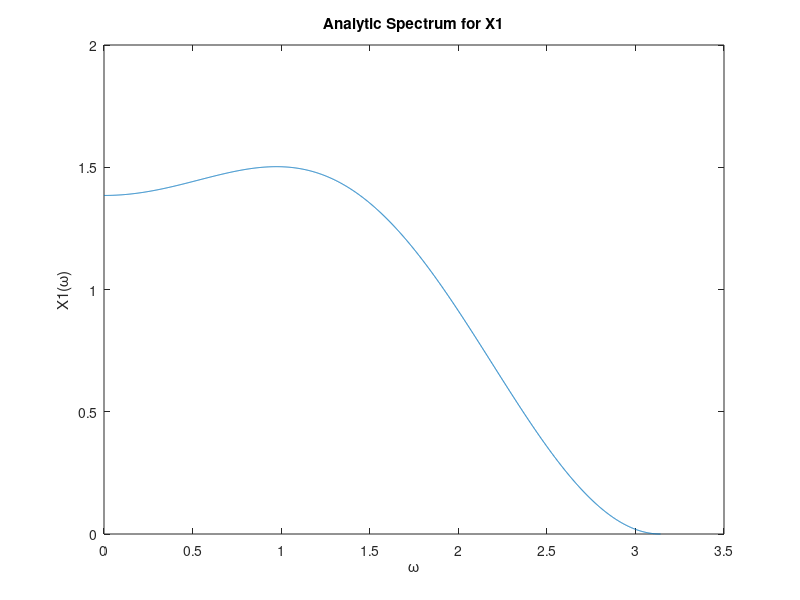
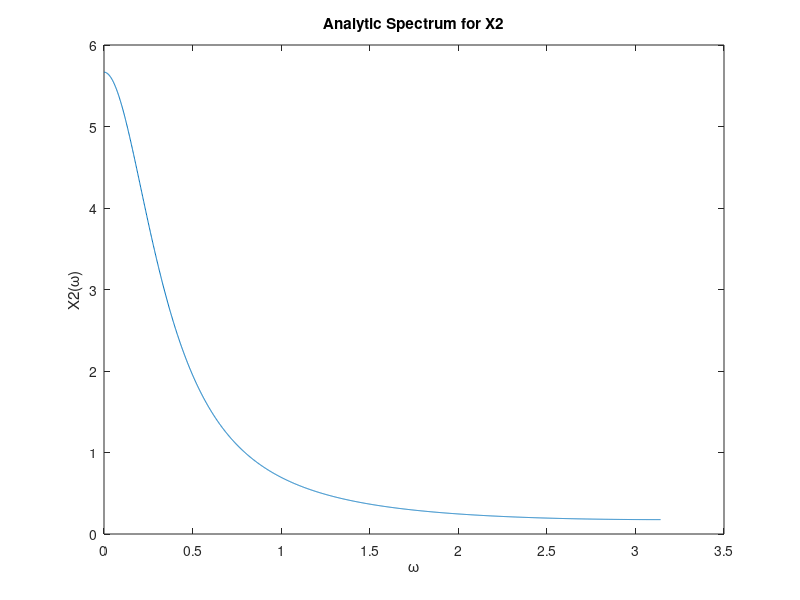
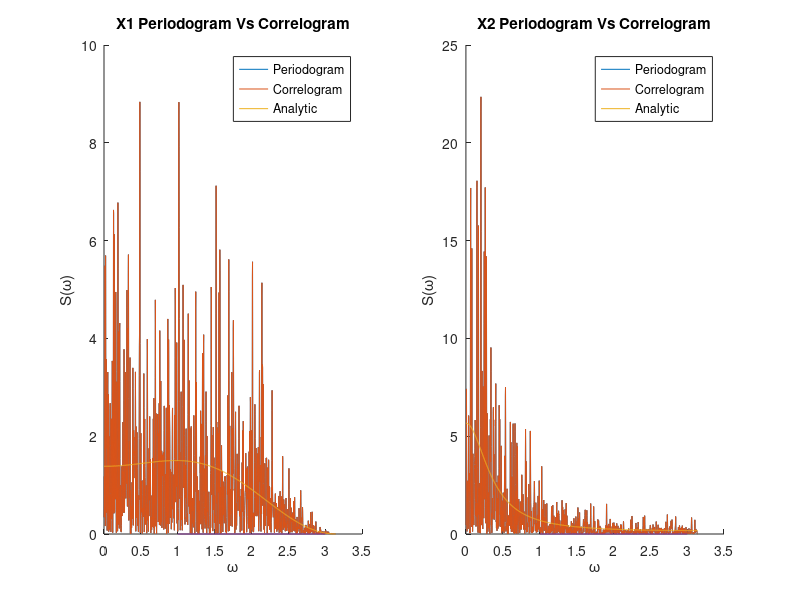
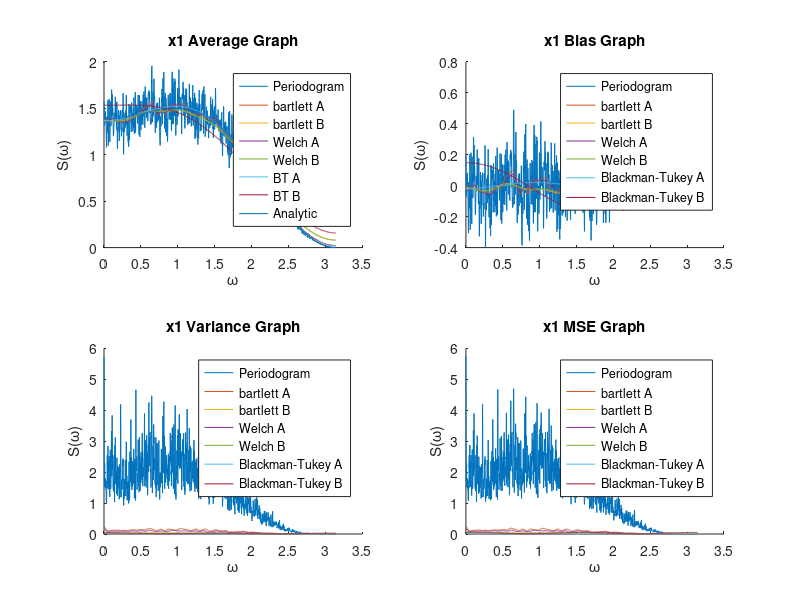

MATLAB code to generate these figures, in order:
% Shai Avitan & Noam Betesh

% ////////////////////////////////////////////
% Question 1
N=1024;
NQ1 = 2049; %samples
omega = linspace(0, pi, NQ1);
std1 = sqrt(1/26);
std2 = sqrt(0.51);
spectrum1 = std1^2 * (26 + 18 * cos(omega) - 8 * cos(2 * omega));
spectrum2 = std2^2 ./ (1.49 - 1.4 * cos(omega));

figure(1);
plot(omega, spectrum1);
title('Analytic Spectrum for X1');
xlabel('\omega');
ylabel('X1(\omega)');

figure(2);
plot(omega, spectrum2);
title('Analytic Spectrum for X2');
xlabel('\omega');
ylabel('X2(\omega)');
% ////////////////////////////////////////////

% Question 2A1
NQ2A = 1024;
NQ2B = 2048;

rng('default')
s=rng;
w1 = normrnd(0,std1,[1,NQ2A]); % random w1[n] - 1024 samples
rng(s);
w2 = normrnd(0,std2,[1,NQ2B]); % random w2[n] - 2048 samples

w1_0 = normrnd(0,std1); % for the use of x1(1) and x1(2)
x1 = zeros(size(w1));
x1(1) = w1(1)-3*w1_0-4*normrnd(0,std1);
x1(2) = w1(2)-3*w1(1) - 4*w1_0;

for n = 3:length(w1)
    x1(n) = w1(n)-3*w1(n-1)-4*w1(n-2);
end

x2_Q21=zeros(size(w2)); % Q21 for the Question 2.1
x2_0_Q21 = normrnd(0,std2);
x2_Q21(1) = 0.7*x2_0_Q21+w2(1);

for n = 2:length(w2)
    x2_Q21(n) = 0.7*x2_Q21(n-1)+w2(n);
end

% ////////////////////////////////////////////
% Question 2A2
w2_2A2 = normrnd(0,std2,[1,NQ2A]);
x2_Q22=zeros(size(w2_2A2)); % Q22 for the Question 2.2
x2_0_Q22 = normrnd(0,1);
x2_Q22(1) = 0.7*x2_0_Q22+w2_2A2(1);

for n = 2:length(w2_2A2)
    x2_Q22(n) = 0.7*x2_Q22(n-1)+w2_2A2(n);
end
% ////////////////////////////////////////////

% Question 2B1
M = 4096;
x1_2B1 = [x1, zeros(1, M-numel(x1))]; % zero padding
X1_2B1 = fft(x1_2B1);
periSpectFunc_x1 = 1/N*X1_2B1(1:M/2+1).*conj(X1_2B1(1:M/2+1));

% ////////////////////////////////////////////

% Question 2C1
Rx1_2C1 = xcorr(x1);
Rx1_2C1 = Rx1_2C1 / N;
Rx1_2C1 = [Rx1_2C1(N:2*N-1) zeros(1, M/2+1) Rx1_2C1(1:N-1)];
% ////////////////////////////////////////////

corrSpectFunc_x1 = fft(Rx1_2C1);

% ////////////////////////////////////////////

% Question 2D Pre - making x2 signals
% Periodogram
x2_2DP = [x2_Q22, zeros(1, M-numel(x2_Q22))]; % zero padding
X2_2DP = fft(x2_2DP);
periSpectFunc_x2 = 1/N*abs(X2_2DP(1:M/2+1)).^2;

% Correlogram
Rx2_2DP =xcorr(x2_Q22); % Rx2(0) in the middle
Rx2_2DP = 1/N*[Rx2_2DP(length(x2_Q22):length(Rx2_2DP)) zeros(1,length(Rx2_2DP)+2) Rx2_2DP(1:length(x2_Q22)-1)];
corrSpectFunc_x2 = fft(Rx2_2DP);
% ////////////////////////////////////////////

% Question 2D1
figure(3)
subplot(1,2,1)
hold on
plot(omega, abs(periSpectFunc_x1(1:(M/2)+1)))
plot(omega,abs(corrSpectFunc_x1(1:M/2+1)))
plot(omega, spectrum1, color = [0,0,0])
hold off
title('X1 Periodogram Vs Correlogram')
xlabel('\omega')
ylabel('S(\omega)')
legend('Periodogram', 'Correlogram', 'Analytic')
hold off;

% Question 2D2
figure(3)
subplot(1,2,2)
hold on
plot(omega, abs(periSpectFunc_x2(1:(M/2)+1)))
plot(omega,abs(corrSpectFunc_x2(1:M/2+1)))
plot(omega, spectrum2, color = [0,0,0])
hold off
title('X2 Periodogram Vs Correlogram')
xlabel('\omega')
ylabel('S(\omega)')
legend('Periodogram', 'Correlogram', 'Analytic')
hold off;
% ////////////////////////////////////////////


% % Section 2

% Question 3

%****PARAMETERS****
%Additional Global Parameters
std1 = sqrt(1/26);
Mc=100;
NW=2049;
M=4096;
omega = linspace(0, pi, NW);

%Periodogram Parameters
spectrum_periodogram = zeros(1,M,Mc);

%bartlett Parameters
K1_bartlett=16;
L1_bartlett=N/K1_bartlett;
K2_bartlett=64;
L2_bartlett=N/K2_bartlett;
spectrum_bartlett_A = zeros(1,M,Mc);
spectrum_bartlett_B = zeros(1,M,Mc);

%Welch Parameters
K1_welch = 61;
L1_welch = 64;
D1_welch = L1_welch-48;
K2_welch = 253;
L2_welch = 16;
D2_welch = L2_welch-12;
spectrum_welch_A = zeros(1,M,Mc);
spectrum_welch_B = zeros(1,M,Mc);

%Blackman-Tukey Parameters
l1_bt = 4;
l2_bt = 2;
spectrum_blackman_A = zeros(1,M,Mc);
spectrum_blackman_B = zeros(1,M,Mc);

% ////////////////////////////////////////////

for monte = 1:Mc
    % New x1 construction
    wS2Q1 = normrnd(0,std1,[1,N]);
    wS2Q1_0 = normrnd(0,std1); % for the use of x1(1) and x1(2)
    x1_S2Q1 = zeros(size(wS2Q1));
    x1_S2Q1(1) = wS2Q1(1)-3*wS2Q1_0-4*normrnd(0,std1);
    x1_S2Q1(2) = wS2Q1(2)-3*wS2Q1(1) - 4*wS2Q1_0;
    for n = 3:length(wS2Q1)
        x1_S2Q1(n) = wS2Q1(n)-3*wS2Q1(n-1)-4*wS2Q1(n-2);
    end
    x1_S2Q1 = [x1_S2Q1, zeros(1, M-numel(x1_S2Q1))];
    % ////////////////////////////////////////////

    % Periodogram
    X1S2Q1_periodogram = fft(x1_S2Q1);
    spectrum_periodogram(1,:,monte) = 1/N*abs(X1S2Q1_periodogram).^2;
    % ////////////////////////////////////////////
    
    % bartlett
    
    x1_bartlett_A = zeros(K1_bartlett, L1_bartlett);
    X1_bartlett_A = zeros(1, M, K1_bartlett);
    x1_bartlett_B = zeros(K2_bartlett, L2_bartlett);
    X1_bartlett_B = zeros(1, M, K2_bartlett);

    % Fourier transform of x1 for bartlett part A
    for k=1:K1_bartlett
        for n=1:L1_bartlett
            x1_bartlett_A(k,n) = x1_S2Q1((k-1)*L1_bartlett+n);
        end
    end

    for k=1:K1_bartlett
        X1_bartlett_A(1,:,k) = fft(x1_bartlett_A(k,:),M);
    end

    
    % bartlett part A
    for k = 1:K1_bartlett
        spectrum_bartlett_A(1, :, monte) = spectrum_bartlett_A(1, :, monte) + 1/L1_bartlett * abs(X1_bartlett_A(1, :, k)).^2;
    end
    spectrum_bartlett_A(1, :, monte) = 1/K1_bartlett * spectrum_bartlett_A(1, :, monte);


    % Fourier transform of x1 for bartlett part B
    for k=1:K2_bartlett
        for n=1:L2_bartlett
            x1_bartlett_B(k,n) = x1_S2Q1((k-1)*L2_bartlett+n);
        end
    end

    for k=1:K2_bartlett
        X1_bartlett_B(1,:,k) = fft(x1_bartlett_B(k,:),M);
    end
    
    % bartlett part B
    for k = 1:K2_bartlett
        spectrum_bartlett_B(1, :, monte) = spectrum_bartlett_B(1, :, monte) + 1/L2_bartlett * abs(X1_bartlett_B(1, :, k)).^2;
    end
    spectrum_bartlett_B(1, :, monte) = 1/K2_bartlett * spectrum_bartlett_B(1, :, monte);
    % ////////////////////////////////////////////

    % Welch
    
    % Welch part A
    x1_welch_A = zeros(K1_welch,L1_welch);
    for k = 1:K1_welch
        for n = 1:L1_welch
            x1_welch_A(k,n) = x1_S2Q1((k-1)*D1_welch+n);
        end
    end

    X1_welch_A = zeros(1,M,K1_welch);
    for k = 1:K1_welch
        X1_welch_A(1,:,k) = fft(x1_welch_A(k,:),M);
    end

    for k=1:K1_welch
        spectrum_welch_A(1,:,monte) = spectrum_welch_A(1,:,monte) + 1/L1_welch*abs(X1_welch_A(1,:,k)).^2;
    end

    spectrum_welch_A(1,:,monte) = spectrum_welch_A(1,:,monte) / K1_welch;

    % Welch part B
    x1_welch_B = zeros(K2_welch,L2_welch);
    for k = 1:K2_welch
        for n = 1:L2_welch
            x1_welch_B(k,n) = x1_S2Q1((k-1)*D2_welch+n);
        end
    end

    X1_welch_B = zeros(1,M,K2_welch);
    for k = 1:K2_welch
        X1_welch_B(1,:,k) = fft(x1_welch_B(k,:),M);
    end

    for k=1:K2_welch
        spectrum_welch_B(1,:,monte) = spectrum_welch_B(1,:,monte) + 1/L2_welch*abs(X1_welch_B(1,:,k)).^2;
    end

    spectrum_welch_B(1,:,monte) = spectrum_welch_B(1,:,monte) / K2_welch;
%     ////////////////////////////////////////////

    % Blackman-Tukey
    RX1_bt = xcorr(x1_S2Q1(1:N));
    RX1_bt = RX1_bt/N;

    % BT Part A
    RX1_bt_A = [RX1_bt(N+1:N+1+l1_bt) zeros(1, M-2*l1_bt-1) RX1_bt(N+1-l1_bt:N)];
    spectrum_blackman_A(1,:,monte) = abs(fft(RX1_bt_A));
    
    % BT Part B
    RX1_bt_B = [RX1_bt(N+1:N+1+l2_bt) zeros(1, M-2*l2_bt-1) RX1_bt(N+1-l2_bt:N)];
    spectrum_blackman_B(1,:,monte) = abs(fft(RX1_bt_B));
%   //////////////////////////////////////////////

end

% Average
spectrum_periodogram_mean = zeros (1,M);
spectrum_bartlett_A_mean = zeros (1,M);
spectrum_bartlett_B_mean = zeros (1,M);
spectrum_welch_A_mean = zeros (1,M);
spectrum_welch_B_mean = zeros (1,M);
spectrum_blackman_A_mean = zeros (1,M);
spectrum_blackman_B_mean = zeros (1,M);

for mean=1:Mc
    spectrum_periodogram_mean = spectrum_periodogram_mean + spectrum_periodogram(1,:,mean);
    spectrum_bartlett_A_mean = spectrum_bartlett_A_mean + spectrum_bartlett_A(1,:,mean);
    spectrum_bartlett_B_mean = spectrum_bartlett_B_mean + spectrum_bartlett_B(1,:,mean);
    spectrum_welch_A_mean = spectrum_welch_A_mean + spectrum_welch_A(1,:,mean);
    spectrum_welch_B_mean = spectrum_welch_B_mean + spectrum_welch_B(1,:,mean);
    spectrum_blackman_A_mean = spectrum_blackman_A_mean + spectrum_blackman_A(1,:,mean);
    spectrum_blackman_B_mean = spectrum_blackman_B_mean + spectrum_blackman_B(1,:,mean);
end
spectrum_periodogram_mean = spectrum_periodogram_mean / Mc;
spectrum_bartlett_A_mean = spectrum_bartlett_A_mean / Mc;
spectrum_bartlett_B_mean = spectrum_bartlett_B_mean / Mc;
spectrum_welch_A_mean = spectrum_welch_A_mean / Mc;
spectrum_welch_B_mean = spectrum_welch_B_mean / Mc;
spectrum_blackman_A_mean = spectrum_blackman_A_mean / Mc;
spectrum_blackman_B_mean = spectrum_blackman_B_mean / Mc;

% Bias
bias_periodogram = spectrum_periodogram_mean(1:NW) - spectrum1;
bias_bartlett_A = spectrum_bartlett_A_mean(1:NW) - spectrum1;
bias_bartlett_B = spectrum_bartlett_B_mean(1:NW) - spectrum1;
bias_welch_A = spectrum_welch_A_mean(1:NW) - spectrum1;
bias_welch_B = spectrum_welch_B_mean(1:NW) - spectrum1;
bias_blackman_A = spectrum_blackman_A_mean(1:NW) - spectrum1;
bias_blackman_B = spectrum_blackman_B_mean(1:NW) - spectrum1;

% Estimator Variance
var_periodogram = zeros(1,NW);
var_bartlett_A = zeros(1,NW);
var_bartlett_B = zeros(1,NW);
var_welch_A = zeros(1,NW);
var_welch_B = zeros(1,NW);
var_blackman_A = zeros(1,NW);
var_blackman_B = zeros(1,NW);
for m=1:Mc
    var_periodogram = var_periodogram + abs(spectrum_periodogram(1,1:NW,m) - spectrum1).^2;
    var_bartlett_A = var_bartlett_A + abs(spectrum_bartlett_A(1,1:NW,m) - spectrum1).^2;
    var_bartlett_B = var_bartlett_B + abs(spectrum_bartlett_B(1,1:NW,m) - spectrum1).^2;
    var_welch_A = var_welch_A + abs(spectrum_welch_A(1,1:NW,m) - spectrum1).^2;
    var_welch_B = var_welch_B + abs(spectrum_welch_B(1,1:NW,m) - spectrum1).^2;
    var_blackman_A = var_blackman_A + abs(spectrum_blackman_A(1,1:NW,m) - spectrum1).^2;
    var_blackman_B = var_blackman_B + abs(spectrum_blackman_B(1,1:NW,m) - spectrum1).^2;
end

var_periodogram = var_periodogram / Mc;
var_bartlett_A = var_bartlett_A / Mc;
var_bartlett_B = var_bartlett_B / Mc;
var_welch_A = var_welch_A / Mc;
var_welch_B = var_welch_B / Mc;
var_blackman_A = var_blackman_A / Mc;
var_blackman_B = var_blackman_B / Mc;

% MSE - Mean Square Error
mse_periodogram = var_periodogram + bias_periodogram.^2;
mse_bartlett_A = var_bartlett_A + bias_bartlett_A.^2;
mse_bartlett_B = var_bartlett_B + bias_bartlett_B.^2;
mse_welch_A = var_welch_A + bias_welch_A.^2;
mse_welch_B = var_welch_B + bias_welch_B.^2;
mse_blackman_A = var_blackman_A + bias_blackman_A.^2;
mse_blackman_B = var_blackman_B + bias_blackman_B.^2;


figure(5)
subplot(2,2,1)
hold on
plot (omega, (spectrum_periodogram_mean(1:M/2+1)))
plot (omega, spectrum_bartlett_A_mean(1:M/2+1))
plot (omega, spectrum_bartlett_B_mean(1:M/2+1))
plot (omega, spectrum_welch_A_mean(1:M/2+1))
plot (omega, spectrum_welch_B_mean(1:M/2+1))
plot (omega, spectrum_blackman_A_mean(1:M/2+1))
plot (omega, spectrum_blackman_B_mean(1:M/2+1))
plot(omega, spectrum1, color = [0 0 0], LineWidth=2)
hold off
xlabel('\omega')
ylabel('S(\omega)')
legend ('Periodogram', 'bartlett A', 'bartlett B', 'Welch A', 'Welch B', 'BT A', 'BT B', 'Analytic')
title('x1 Average Graph')

figure(5)
subplot(2,2,2)
hold on
plot (omega, bias_periodogram)
plot (omega, bias_bartlett_A)
plot (omega, bias_bartlett_B)
plot (omega, bias_welch_A)
plot (omega, bias_welch_B)
plot (omega, bias_blackman_A)
plot (omega, bias_blackman_B)
hold off
xlabel('\omega')
ylabel('S(\omega)')
legend ('Periodogram', 'bartlett A', 'bartlett B', 'Welch A', 'Welch B', 'Blackman-Tukey A', 'Blackman-Tukey B')
title('x1 Bias Graph')

figure(5)
subplot(2,2,3)
hold on
plot (omega, var_periodogram)
plot (omega, var_bartlett_A)
plot (omega, var_bartlett_B)
plot (omega, var_welch_A)
plot (omega, var_welch_B)
plot (omega, var_blackman_A)
plot (omega, var_blackman_B)
hold off
xlabel('\omega')
ylabel('S(\omega)')
legend ('Periodogram', 'bartlett A', 'bartlett B', 'Welch A', 'Welch B', 'Blackman-Tukey A', 'Blackman-Tukey B')
title('x1 Variance Graph')

figure(5)
subplot(2,2,4)
hold on
plot (omega, mse_periodogram)
plot (omega, mse_bartlett_A)
plot (omega, mse_bartlett_B)
plot (omega, mse_welch_A)
plot (omega, mse_welch_B)
plot (omega, mse_blackman_A)
plot (omega, mse_blackman_B)
hold off
xlabel('\omega')
ylabel('S(\omega)')
legend ('Periodogram', 'bartlett A', 'bartlett B', 'Welch A', 'Welch B', 'Blackman-Tukey A', 'Blackman-Tukey B')
title('x1 MSE Graph')
% ////////////////////////////////////////////////////////////////////////

%****PARAMETERS****
%Global Parameters
std2 = sqrt(0.51);

%Periodogram Parameters
spectrum_periodogram_x2 = zeros(1,M,Mc);

%bartlett Parameters
spectrum_bartlett_A_x2 = zeros(1,M,Mc);
spectrum_bartlett_B_x2 = zeros(1,M,Mc);

%Welch ParametersK1_welch = 61;
spectrum_welch_A_x2 = zeros(1,M,Mc);
spectrum_welch_B_x2 = zeros(1,M,Mc);

%Blackman-Tukey Parameters
spectrum_blackman_A_x2 = zeros(1,M,Mc);
spectrum_blackman_B_x2 = zeros(1,M,Mc);

% ////////////////////////////////////////////

for monte = 1:Mc
    % New x2 construction
    w2_S2Q1 = normrnd(0,std2,[1,NQ2A]);
    x2_S2Q1=zeros(size(w2_S2Q1)); % Q22 for the Question 2.2
    x2_0_S2Q1 = normrnd(0,1);
    x2_S2Q1(1) = 0.7*x2_0_S2Q1+w2_S2Q1(1);
    
    for n = 2:length(w2_S2Q1)
        x2_S2Q1(n) = 0.7*x2_S2Q1(n-1)+w2_S2Q1(n);
    end
    x2_S2Q1 = [x2_S2Q1 zeros(1, M-length(x2_S2Q1))];
    % ////////////////////////////////////////////
    
    % Periodogram
    X2S2Q1_periodogram = fft(x2_S2Q1);
    spectrum_periodogram_x2(1,:,monte) = 1/N*abs(X2S2Q1_periodogram).^2;
    % ////////////////////////////////////////////
    
    % bartlett
    
    x2_bartlett_A = zeros(K1_bartlett, L1_bartlett);
    X2_bartlett_A = zeros(1, M, K1_bartlett);
    x2_bartlett_B = zeros(K2_bartlett, L2_bartlett);
    X2_bartlett_B = zeros(1, M, K2_bartlett);

    % Fourier transform of x2 for bartlett part A
    for k=1:K1_bartlett
        for n=1:L1_bartlett
            x2_bartlett_A(k,n) = x2_S2Q1((k-1)*L1_bartlett+n);
        end
    end

    for k=1:K1_bartlett
        X2_bartlett_A(1,:,k) = fft(x2_bartlett_A(k,:),M);
    end

    
    % bartlett part A
    for k = 1:K1_bartlett
        spectrum_bartlett_A_x2(1, :, monte) = spectrum_bartlett_A_x2(1, :, monte) + 1/L1_bartlett * abs(X2_bartlett_A(1, :, k)).^2;
    end
    spectrum_bartlett_A_x2(1, :, monte) = 1/K1_bartlett * spectrum_bartlett_A_x2(1, :, monte);


    % Fourier transform of x2 for bartlett part B
    for k=1:K2_bartlett
        for n=1:L2_bartlett
            x2_bartlett_B(k,n) = x2_S2Q1((k-1)*L2_bartlett+n);
        end
    end

    for k=1:K2_bartlett
        X2_bartlett_B(1,:,k) = fft(x2_bartlett_B(k,:),M);
    end
    
    % bartlett part B
    for k = 1:K2_bartlett
        spectrum_bartlett_B_x2(1, :, monte) = spectrum_bartlett_B_x2(1, :, monte) + 1/L2_bartlett * abs(X2_bartlett_B(1, :, k)).^2;
    end
    spectrum_bartlett_B_x2(1, :, monte) = 1/K2_bartlett * spectrum_bartlett_B_x2(1, :, monte);
    % ////////////////////////////////////////////

    % Welch
    
    % Welch part A
    x2_welch_A = zeros(K1_welch,L1_welch);
    for k = 1:K1_welch
        for n = 1:L1_welch
            x2_welch_A(k,n) = x2_S2Q1((k-1)*D1_welch+n);
        end
    end

    X2_welch_A = zeros(1,M,K1_welch);
    for k = 1:K1_welch
        X2_welch_A(1,:,k) = fft(x2_welch_A(k,:),M);
    end

    for k=1:K1_welch
        spectrum_welch_A_x2(1,:,monte) = spectrum_welch_A_x2(1,:,monte) + 1/L1_welch*abs(X2_welch_A(1,:,k)).^2;
    end

    spectrum_welch_A_x2(1,:,monte) = spectrum_welch_A_x2(1,:,monte) / K1_welch;

    % Welch part B
    x2_welch_B = zeros(K2_welch,L2_welch);
    for k = 1:K2_welch
        for n = 1:L2_welch
            x2_welch_B(k,n) = x2_S2Q1((k-1)*D2_welch+n);
        end
    end

    X2_welch_B = zeros(1,M,K2_welch);
    for k = 1:K2_welch
        X2_welch_B(1,:,k) = fft(x2_welch_B(k,:),M);
    end

    for k=1:K2_welch
        spectrum_welch_B_x2(1,:,monte) = spectrum_welch_B_x2(1,:,monte) + 1/L2_welch*abs(X2_welch_B(1,:,k)).^2;
    end

    spectrum_welch_B_x2(1,:,monte) = spectrum_welch_B_x2(1,:,monte) / K2_welch;
%     ////////////////////////////////////////////

    % Blackman-Tukey
    RX2_bt = xcorr(x2_S2Q1(1:N));
    RX2_bt = RX2_bt/N;

    % BT Part A
    RX2_bt_A = [RX2_bt(N+1:N+1+l1_bt) zeros(1, M-2*l1_bt-1) RX2_bt(N+1-l1_bt:N)];
    spectrum_blackman_A_x2(1,:,monte) = abs(fft(RX2_bt_A));
    
    % BT Part B
    RX2_bt_B = [RX2_bt(N+1:N+1+l2_bt) zeros(1, M-2*l2_bt-1) RX2_bt(N+1-l2_bt:N)];
    spectrum_blackman_B_x2(1,:,monte) = abs(fft(RX2_bt_B));
%   //////////////////////////////////////////////

end

% Average
spectrum_periodogram_mean_x2 = zeros (1,M);
spectrum_bartlett_A_mean_x2 = zeros (1,M);
spectrum_bartlett_B_mean_x2 = zeros (1,M);
spectrum_welch_A_mean_x2 = zeros (1,M);
spectrum_welch_B_mean_x2 = zeros (1,M);
spectrum_blackman_A_mean_x2 = zeros (1,M);
spectrum_blackman_B_mean_x2 = zeros (1,M);

for mean=1:Mc
    spectrum_periodogram_mean_x2 = spectrum_periodogram_mean_x2 + spectrum_periodogram_x2(1,:,mean);
    spectrum_bartlett_A_mean_x2 = spectrum_bartlett_A_mean_x2 + spectrum_bartlett_A_x2(1,:,mean);
    spectrum_bartlett_B_mean_x2 = spectrum_bartlett_B_mean_x2 + spectrum_bartlett_B_x2(1,:,mean);
    spectrum_welch_A_mean_x2 = spectrum_welch_A_mean_x2 + spectrum_welch_A_x2(1,:,mean);
    spectrum_welch_B_mean_x2 = spectrum_welch_B_mean_x2 + spectrum_welch_B_x2(1,:,mean);
    spectrum_blackman_A_mean_x2 = spectrum_blackman_A_mean_x2 + spectrum_blackman_A_x2(1,:,mean);
    spectrum_blackman_B_mean_x2 = spectrum_blackman_B_mean_x2 + spectrum_blackman_B_x2(1,:,mean);
end
spectrum_periodogram_mean_x2 = spectrum_periodogram_mean_x2 / Mc;
spectrum_bartlett_A_mean_x2 = spectrum_bartlett_A_mean_x2 / Mc;
spectrum_bartlett_B_mean_x2 = spectrum_bartlett_B_mean_x2 / Mc;
spectrum_welch_A_mean_x2 = spectrum_welch_A_mean_x2 / Mc;
spectrum_welch_B_mean_x2 = spectrum_welch_B_mean_x2 / Mc;
spectrum_blackman_A_mean_x2 = spectrum_blackman_A_mean_x2 / Mc;
spectrum_blackman_B_mean_x2 = spectrum_blackman_B_mean_x2 / Mc;

% Bias
bias_periodogram_x2 = spectrum_periodogram_mean_x2(1:NW) - spectrum2;
bias_bartlett_A_x2 = spectrum_bartlett_A_mean_x2(1:NW) - spectrum2;
bias_bartlett_B_x2 = spectrum_bartlett_B_mean_x2(1:NW) - spectrum2;
bias_welch_A_x2 = spectrum_welch_A_mean_x2(1:NW) - spectrum2;
bias_welch_B_x2 = spectrum_welch_B_mean_x2(1:NW) - spectrum2;
bias_blackman_A_x2 = spectrum_blackman_A_mean_x2(1:NW) - spectrum2;
bias_blackman_B_x2 = spectrum_blackman_B_mean_x2(1:NW) - spectrum2;

% Estimator Variance
var_periodogram_x2 = zeros(1,NW);
var_bartlett_A_x2 = zeros(1,NW);
var_bartlett_B_x2 = zeros(1,NW);
var_welch_A_x2 = zeros(1,NW);
var_welch_B_x2 = zeros(1,NW);
var_blackman_A_x2 = zeros(1,NW);
var_blackman_B_x2 = zeros(1,NW);
for m=1:Mc
    var_periodogram_x2 = var_periodogram_x2 + abs(spectrum_periodogram_x2(1,1:NW,m) - spectrum2).^2;
    var_bartlett_A_x2 = var_bartlett_A_x2 + abs(spectrum_bartlett_A_x2(1,1:NW,m) - spectrum2).^2;
    var_bartlett_B_x2 = var_bartlett_B_x2 + abs(spectrum_bartlett_B_x2(1,1:NW,m) - spectrum2).^2;
    var_welch_A_x2 = var_welch_A_x2 + abs(spectrum_welch_A_x2(1,1:NW,m) - spectrum2).^2;
    var_welch_B_x2 = var_welch_B_x2 + abs(spectrum_welch_B_x2(1,1:NW,m) - spectrum2).^2;
    var_blackman_A_x2 = var_blackman_A_x2 + abs(spectrum_blackman_A_x2(1,1:NW,m) - spectrum2).^2;
    var_blackman_B_x2 = var_blackman_B_x2 + abs(spectrum_blackman_B_x2(1,1:NW,m) - spectrum2).^2;
end

var_periodogram_x2 = var_periodogram_x2 / Mc;
var_bartlett_A_x2 = var_bartlett_A_x2 / Mc;
var_bartlett_B_x2 = var_bartlett_B_x2 / Mc;
var_welch_A_x2 = var_welch_A_x2 / Mc;
var_welch_B_x2 = var_welch_B_x2 / Mc;
var_blackman_A_x2 = var_blackman_A_x2 / Mc;
var_blackman_B_x2 = var_blackman_B_x2 / Mc;

% MSE - Mean Square Error
mse_periodogram_x2 = var_periodogram_x2 + bias_periodogram_x2.^2;
mse_bartlett_A_x2 = var_bartlett_A_x2 + bias_bartlett_A_x2.^2;
mse_bartlett_B_x2 = var_bartlett_B_x2 + bias_bartlett_B_x2.^2;
mse_welch_A_x2 = var_welch_A_x2 + bias_welch_A_x2.^2;
mse_welch_B_x2 = var_welch_B_x2 + bias_welch_B_x2.^2;
mse_blackman_A_x2 = var_blackman_A_x2 + bias_blackman_A_x2.^2;
mse_blackman_B_x2 = var_blackman_B_x2 + bias_blackman_B_x2.^2;


figure(6)
subplot(2,2,1)
hold on
plot (omega, (spectrum_periodogram_mean_x2(1:M/2+1)))
plot (omega, spectrum_bartlett_A_mean_x2(1:M/2+1))
plot (omega, spectrum_bartlett_B_mean_x2(1:M/2+1))
plot (omega, spectrum_welch_A_mean_x2(1:M/2+1))
plot (omega, spectrum_welch_B_mean_x2(1:M/2+1))
plot (omega, spectrum_blackman_A_mean_x2(1:M/2+1))
plot (omega, spectrum_blackman_B_mean_x2(1:M/2+1))
plot(omega, spectrum2, color = [0 0 0], LineWidth=2)
hold off
xlabel('\omega')
ylabel('S(\omega)')
legend ('Periodogram', 'bartlett A', 'bartlett B', 'Welch A', 'Welch B', 'BT A', 'BT B', 'Analytic')
title('x2 Average Graph')

figure(6)
subplot(2,2,2)
hold on
plot (omega, bias_periodogram_x2)
plot (omega, bias_bartlett_A_x2)
plot (omega, bias_bartlett_B_x2)
plot (omega, bias_welch_A_x2)
plot (omega, bias_welch_B_x2)
plot (omega, bias_blackman_A_x2)
plot (omega, bias_blackman_B_x2)
hold off
xlabel('\omega')
ylabel('S(\omega)')
legend ('Periodogram', 'bartlett A', 'bartlett B', 'Welch A', 'Welch B', 'Blackman-Tukey A', 'Blackman-Tukey B')
title('x2 Bias Graph')

figure(6)
subplot(2,2,3)
hold on
plot (omega, var_periodogram_x2)
plot (omega, var_bartlett_A_x2)
plot (omega, var_bartlett_B_x2)
plot (omega, var_welch_A_x2)
plot (omega, var_welch_B_x2)
plot (omega, var_blackman_A_x2)
plot (omega, var_blackman_B_x2)
hold off
xlabel('\omega')
ylabel('S(\omega)')
legend ('Periodogram', 'bartlett A', 'bartlett B', 'Welch A', 'Welch B', 'Blackman-Tukey A', 'Blackman-Tukey B')
title('x2 Variance Graph')

figure(6)
subplot(2,2,4)
hold on
plot (omega, mse_periodogram_x2)
plot (omega, mse_bartlett_A_x2)
plot (omega, mse_bartlett_B_x2)
plot (omega, mse_welch_A_x2)
plot (omega, mse_welch_B_x2)
plot (omega, mse_blackman_A_x2)
plot (omega, mse_blackman_B_x2)
hold off
xlabel('\omega')
ylabel('S(\omega)')
legend ('Periodogram', 'bartlett A', 'bartlett B', 'Welch A', 'Welch B', 'Blackman-Tukey A', 'Blackman-Tukey B')
title('x2 MSE Graph')
% ////////////////////////////////////////////////////////////////////////

% % Question 4

% signal x1
bias_periodogram_square = 1/NW * sum(bias_periodogram.^2,2);
bias_bartlett_A_square = 1/NW * sum(bias_bartlett_A.^2,2);
bias_bartlett_B_square = 1/NW * sum(bias_bartlett_B.^2,2);
bias_welch_A_square = 1/NW * sum(bias_welch_A.^2,2);
bias_welch_B_square = 1/NW * sum(bias_welch_B.^2,2);
bias_blackman_A_square = 1/NW * sum(bias_blackman_A.^2,2);
bias_blackman_B_square = 1/NW * sum(bias_blackman_B.^2,2);


var_periodogram_av = 1/NW * sum(var_periodogram, 2);
var_bartlett_A_av = 1/NW * sum(var_bartlett_A, 2);
var_bartlett_B_av = 1/NW * sum(var_bartlett_B, 2);
var_welch_A_av = 1/NW * sum(var_welch_A, 2);
var_welch_B_av = 1/NW * sum(var_welch_B, 2);
var_blackman_A_av = 1/NW * sum(var_blackman_A, 2);
var_blackman_B_av = 1/NW * sum(var_blackman_B, 2);

mse_periodogram_av = 1/NW * sum(mse_periodogram, 2);
mse_bartlett_A_av = 1/NW * sum(mse_bartlett_A, 2);
mse_bartlett_B_av = 1/NW * sum(mse_bartlett_B, 2);
mse_welch_A_av = 1/NW * sum(mse_welch_A, 2);
mse_welch_B_av = 1/NW * sum(mse_welch_B, 2);
mse_blackman_A_av = 1/NW * sum(mse_blackman_A, 2);
mse_blackman_B_av = 1/NW * sum(mse_blackman_B, 2);

% signal x2
bias_periodogram_square_x2 = 1/NW * sum(bias_periodogram_x2.^2,2);
bias_bartlett_A_square_x2 = 1/NW * sum(bias_bartlett_A_x2.^2,2);
bias_bartlett_B_square_x2 = 1/NW * sum(bias_bartlett_B_x2.^2,2);
bias_welch_A_square_x2 = 1/NW * sum(bias_welch_A_x2.^2,2);
bias_welch_B_square_x2 = 1/NW * sum(bias_welch_B_x2.^2,2);
bias_blackman_A_square_x2 = 1/NW * sum(bias_blackman_A_x2.^2,2);
bias_blackman_B_square_x2 = 1/NW * sum(bias_blackman_B_x2.^2,2);


var_periodogram_av_x2 = 1/NW * sum(var_periodogram_x2, 2);
var_bartlett_A_av_x2 = 1/NW * sum(var_bartlett_A_x2, 2);
var_bartlett_B_av_x2 = 1/NW * sum(var_bartlett_B_x2, 2);
var_welch_A_av_x2 = 1/NW * sum(var_welch_A_x2, 2);
var_welch_B_av_x2 = 1/NW * sum(var_welch_B_x2, 2);
var_blackman_A_av_x2 = 1/NW * sum(var_blackman_A_x2, 2);
var_blackman_B_av_x2 = 1/NW * sum(var_blackman_B_x2, 2);

mse_periodogram_av_x2 = 1/NW * sum(mse_periodogram_x2, 2);
mse_bartlett_A_av_x2 = 1/NW * sum(mse_bartlett_A_x2, 2);
mse_bartlett_B_av_x2 = 1/NW * sum(mse_bartlett_B_x2, 2);
mse_welch_A_av_x2 = 1/NW * sum(mse_welch_A_x2, 2);
mse_welch_B_av_x2 = 1/NW * sum(mse_welch_B_x2, 2);
mse_blackman_A_av_x2 = 1/NW * sum(mse_blackman_A_x2, 2);
mse_blackman_B_av_x2 = 1/NW * sum(mse_blackman_B_x2, 2);





